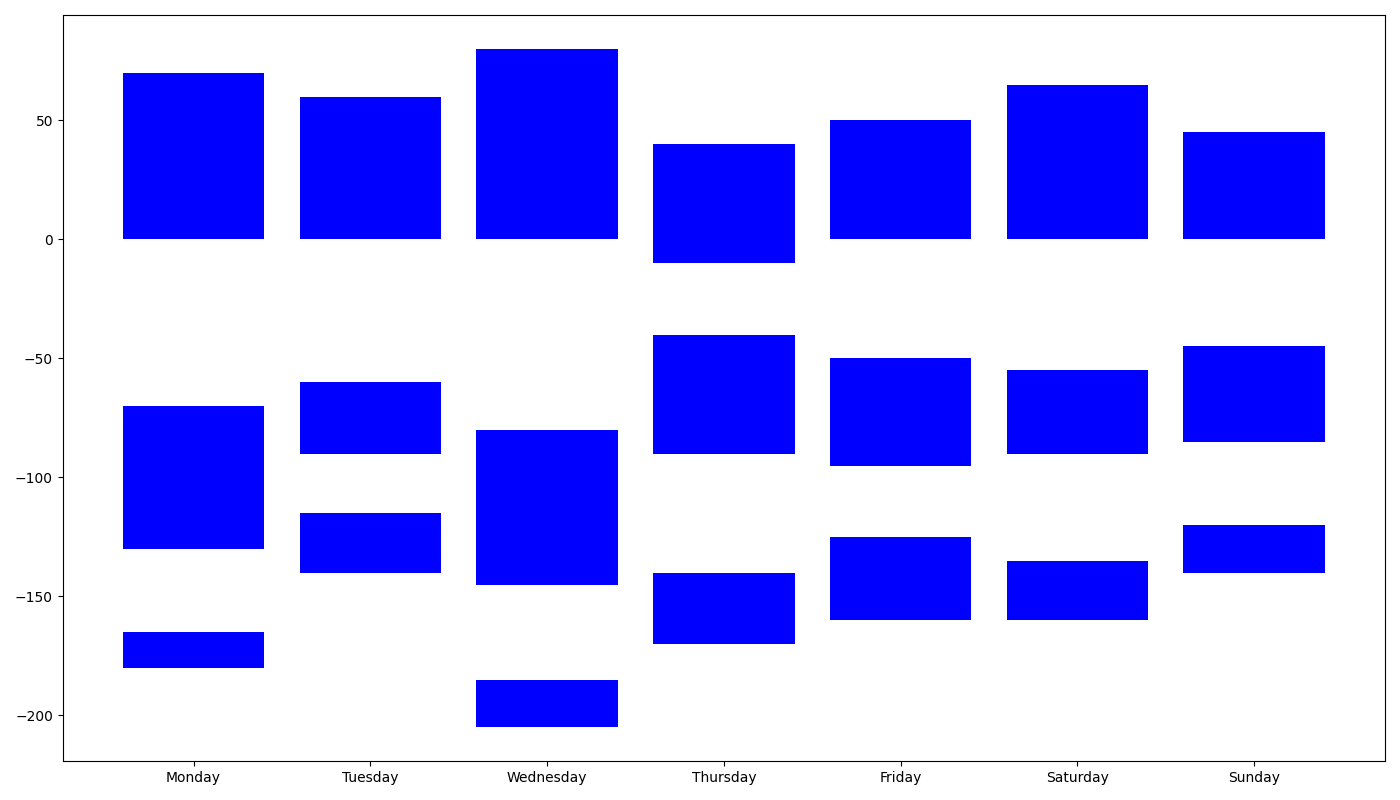

Source code (Python):
import matplotlib.pyplot as plt
import numpy as np

days_of_week = ["Monday", "Tuesday", "Wednesday", "Thursday", "Friday", "Saturday", "Sunday"]
activity_data = np.array([
    [70, 60, 80, 40, 50, 55, 45],
    [60, 30, 65, 50, 45, 35, 40],
    [35, 25, 40, 50, 30, 45, 35],
    [15, 25, 20, 30, 35, 25, 20]
])

stacking_order = [activity_data[0], -activity_data[1], activity_data[2], -activity_data[3]]

fig, ax = plt.subplots(figsize=(14, 8))

for i, data in enumerate(stacking_order):
    ax.bar(days_of_week, data, bottom=np.sum(stacking_order[:i], axis=0) if i % 2 == 0 else -np.sum(np.abs(stacking_order[:i]), axis=0), color='blue')

plt.tight_layout()
plt.savefig("diverging_weekly_activity_levels_no_styles.png")
plt.show()
